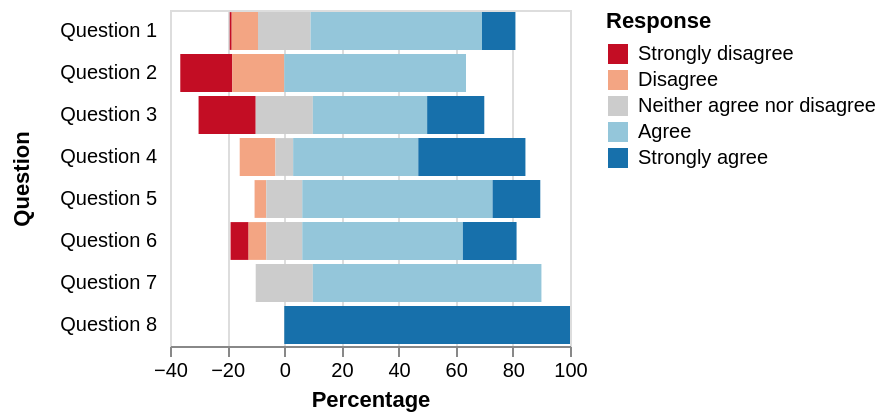

Vega-Lite specification for this chart:
### Vega specification from a JSON file in a GitHub repository (floating-point values rounded to 4 significant figures)
{"$schema": "https://vega.github.io/schema/vega/v3.0.json", "description": "A diverging stacked bar chart for sentiments towards a set of eight questions, displayed as percentages with neutral responses straddling the 0% mark", "autosize": "pad", "padding": 5, "width": 200, "style": "cell", "data": [{"name": "source_0", "values": [{"question": "Question 1", "type": "Strongly disagree", "value": 24, "percentage": 0.7, "percentage_start": -19.1, "percentage_end": -18.4}, {"question": "Question 1", "type": "Disagree", "value": 294, "percentage": 9.1, "percentage_start": -18.4, "percentage_end": -9.2}, {"question": "Question 1", "type": "Neither agree nor disagree", "value": 594, "percentage": 18.5, "percentage_start": -9.2, "percentage_end": 9.2}, {"question": "Question 1", "type": "Agree", "value": 1927, "percentage": 59.9, "percentage_start": 9.2, "percentage_end": 69.2}, {"question": "Question 1", "type": "Strongly agree", "value": 376, "percentage": 11.7, "percentage_start": 69.2, "percentage_end": 80.9}, {"question": "Question 2", "type": "Strongly disagree", "value": 2, "percentage": 18.2, "percentage_start": -36.4, "percentage_end": -18.2}, {"question": "Question 2", "type": "Disagree", "value": 2, "percentage": 18.2, "percentage_start": -18.2, "percentage_end": 0}, {"question": "Question 2", "type": "Neither agree nor disagree", "value": 0, "percentage": 0, "percentage_start": 0, "percentage_end": 0}, {"question": "Question 2", "type": "Agree", "value": 7, "percentage": 63.6, "percentage_start": 0, "percentage_end": 63.6}, {"question": "Question 2", "type": "Strongly agree", "value": 11, "percentage": 0, "percentage_start": 63.6, "percentage_end": 63.6}, {"question": "Question 3", "type": "Strongly disagree", "value": 2, "percentage": 20, "percentage_start": -30, "percentage_end": -10}, {"question": "Question 3", "type": "Disagree", "value": 0, "percentage": 0, "percentage_start": -10, "percentage_end": -10}, {"question": "Question 3", "type": "Neither agree nor disagree", "value": 2, "percentage": 20, "percentage_start": -10, "percentage_end": 10}, {"question": "Question 3", "type": "Agree", "value": 4, "percentage": 40, "percentage_start": 10, "percentage_end": 50}, {"question": "Question 3", "type": "Strongly agree", "value": 2, "percentage": 20, "percentage_start": 50, "percentage_end": 70}, {"question": "Question 4", "type": "Strongly disagree", "value": 0, "percentage": 0, "percentage_start": -15.6, "percentage_end": -15.6}, {"question": "Question 4", "type": "Disagree", "value": 2, "percentage": 12.5, "percentage_start": -15.6, "percentage_end": -3.1}, {"question": "Question 4", "type": "Neither agree nor disagree", "value": 1, "percentage": 6.3, "percentage_start": -3.1, "percentage_end": 3.1}, {"question": "Question 4", "type": "Agree", "value": 7, "percentage": 43.8, "percentage_start": 3.1, "percentage_end": 46.9}, {"question": "Question 4", "type": "Strongly agree", "value": 6, "percentage": 37.5, "percentage_start": 46.9, "percentage_end": 84.4}, {"question": "Question 5", "type": "Strongly disagree", "value": 0, "percentage": 0, "percentage_start": -10.4, "percentage_end": -10.4}, {"question": "Question 5", "type": "Disagree", "value": 1, "percentage": 4.2, "percentage_start": -10.4, "percentage_end": -6.3}, {"question": "Question 5", "type": "Neither agree nor disagree", "value": 3, "percentage": 12.5, "percentage_start": -6.3, "percentage_end": 6.3}, {"question": "Question 5", "type": "Agree", "value": 16, "percentage": 66.7, "percentage_start": 6.3, "percentage_end": 72.9}, {"question": "Question 5", "type": "Strongly agree", "value": 4, "percentage": 16.7, "percentage_start": 72.9, "percentage_end": 89.6}, {"question": "Question 6", "type": "Strongly disagree", "value": 1, "percentage": 6.3, "percentage_start": -18.8, "percentage_end": -12.5}, {"question": "Question 6", "type": "Disagree", "value": 1, "percentage": 6.3, "percentage_start": -12.5, "percentage_end": -6.3}, {"question": "Question 6", "type": "Neither agree nor disagree", "value": 2, "percentage": 12.5, "percentage_start": -6.3, "percentage_end": 6.3}, {"question": "Question 6", "type": "Agree", "value": 9, "percentage": 56.3, "percentage_start": 6.3, "percentage_end": 62.5}, {"question": "Question 6", "type": "Strongly agree", "value": 3, "percentage": 18.8, "percentage_start": 62.5, "percentage_end": 81.3}, {"question": "Question 7", "type": "Strongly disagree", "value": 0, "percentage": 0, "percentage_start": -10, "percentage_end": -10}, {"question": "Question 7", "type": "Disagree", "value": 0, "percentage": 0, "percentage_start": -10, "percentage_end": -10}, {"question": "Question 7", "type": "Neither agree nor disagree", "value": 1, "percentage": 20, "percentage_start": -10, "percentage_end": 10}, {"question": "Question 7", "type": "Agree", "value": 4, "percentage": 80, "percentage_start": 10, "percentage_end": 90}, {"question": "Question 7", "type": "Strongly agree", "value": 0, "percentage": 0, "percentage_start": 90, "percentage_end": 90}, {"question": "Question 8", "type": "Strongly disagree", "value": 0, "percentage": 0, "percentage_start": 0, "percentage_end": 0}, {"question": "Question 8", "type": "Disagree", "value": 0, "percentage": 0, "percentage_start": 0, "percentage_end": 0}, {"question": "Question 8", "type": "Neither agree nor disagree", "value": 0, "percentage": 0, "percentage_start": 0, "percentage_end": 0}, {"question": "Question 8", "type": "Agree", "value": 0, "percentage": 0, "percentage_start": 0, "percentage_end": 0}, {"question": "Question 8", "type": "Strongly agree", "value": 2, "percentage": 100, "percentage_start": 0, "percentage_end": 100}]}, {"name": "data_0", "source": "source_0", "transform": [{"type": "formula", "expr": "toNumber(datum[\"percentage_start\"])", "as": "percentage_start"}, {"type": "formula", "expr": "toNumber(datum[\"percentage_end\"])", "as": "percentage_end"}, {"type": "filter", "expr": "datum[\"percentage_start\"] !== null && !isNaN(datum[\"percentage_start\"])"}]}], "signals": [{"name": "y_step", "value": 21}, {"name": "height", "update": "bandspace(domain('y').length, 0.1, 0.05) * y_step"}], "marks": [{"name": "marks", "type": "rect", "style": ["bar"], "from": {"data": "data_0"}, "encode": {"update": {"x": {"scale": "x", "field": "percentage_start"}, "x2": {"scale": "x", "field": "percentage_end"}, "y": {"scale": "y", "field": "question"}, "height": {"scale": "y", "band": true}, "fill": {"scale": "color", "field": "type"}}}}], "scales": [{"name": "x", "type": "linear", "domain": {"data": "data_0", "fields": ["percentage_start", "percentage_end"], "sort": true}, "range": [0, {"signal": "width"}], "nice": true, "zero": true}, {"name": "y", "type": "band", "domain": {"data": "data_0", "field": "question", "sort": true}, "range": {"step": {"signal": "y_step"}}, "paddingInner": 0.1, "paddingOuter": 0.05}, {"name": "color", "type": "ordinal", "domain": ["Strongly disagree", "Disagree", "Neither agree nor disagree", "Agree", "Strongly agree"], "range": ["#c30d24", "#f3a583", "#cccccc", "#94c6da", "#1770ab"]}], "axes": [{"title": "Percentage", "scale": "x", "orient": "bottom", "labelOverlap": true, "tickCount": {"signal": "ceil(width/40)"}, "zindex": 1}, {"scale": "x", "orient": "bottom", "domain": false, "grid": true, "labels": false, "maxExtent": 0, "minExtent": 0, "tickCount": {"signal": "ceil(width/40)"}, "ticks": false, "zindex": 0, "gridScale": "y"}, {"domain": false, "minExtent": 60, "offset": 5, "ticks": false, "title": "Question", "scale": "y", "orient": "left", "zindex": 1}], "legends": [{"title": "Response", "fill": "color", "encode": {"symbols": {"update": {"shape": {"value": "square"}}}}}], "config": {"axisY": {"minExtent": 30}}}
